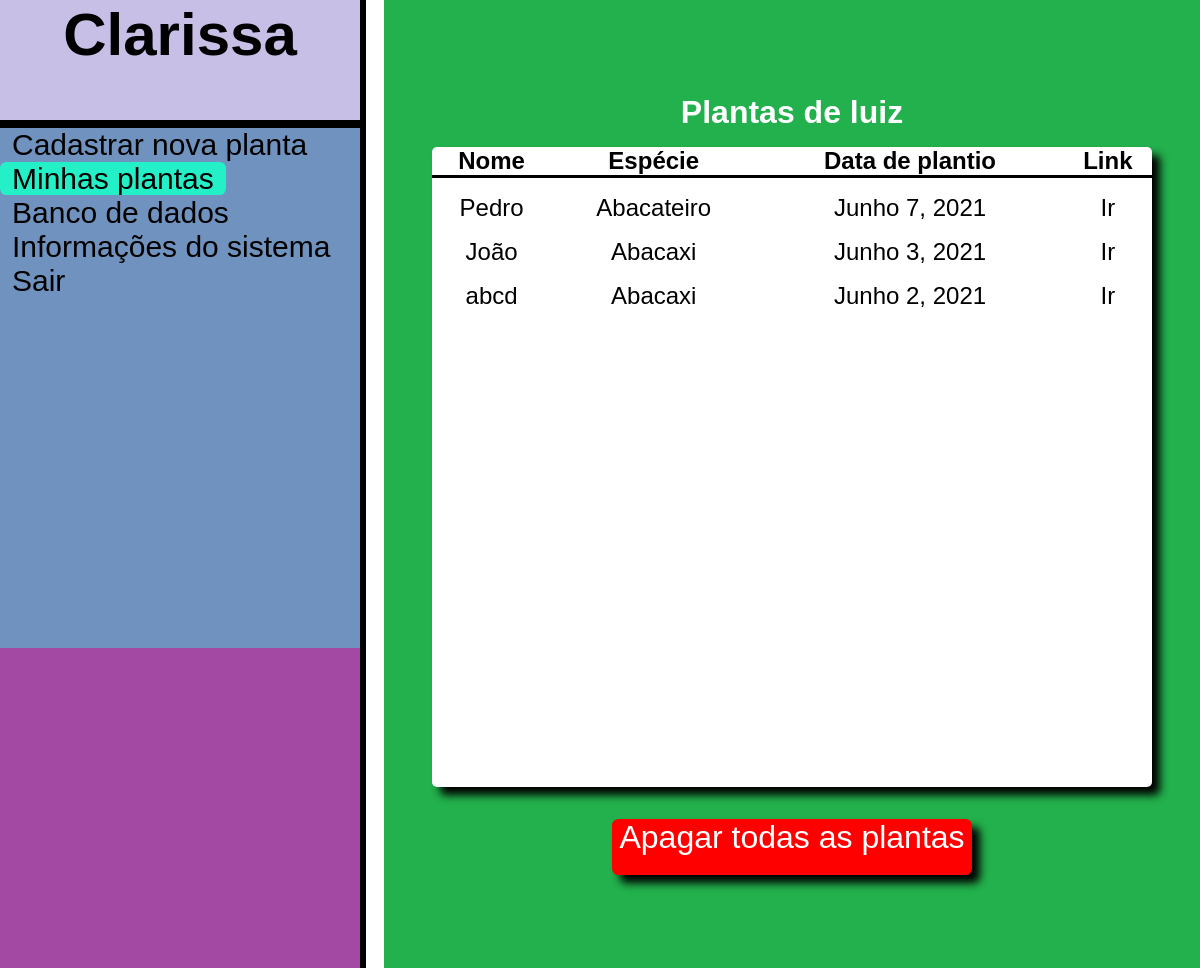
/minhas_plantas/ (signed in), run on an earlier commit of the app's database.
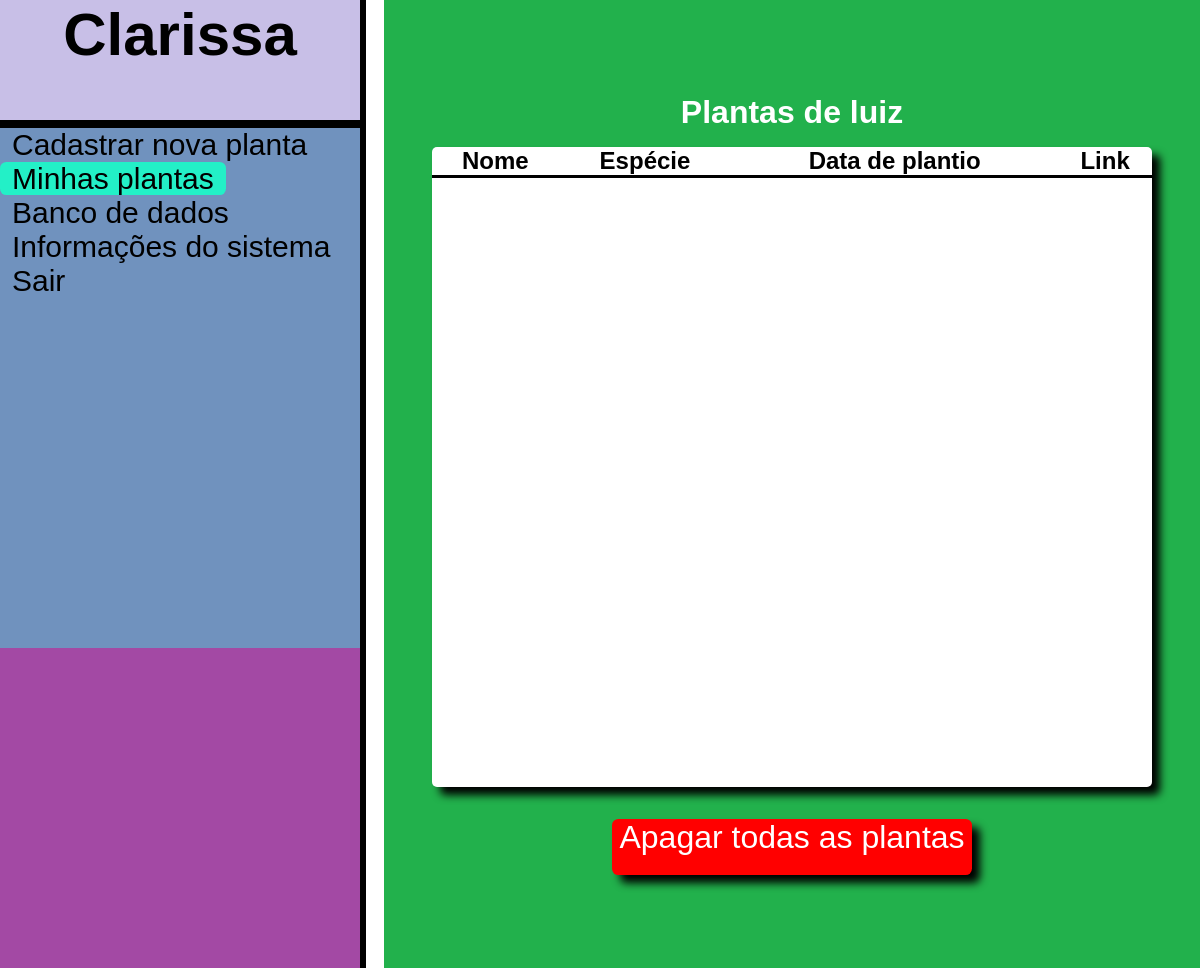
And on a later commit of the database.
### demo/models.py (models this page shows)
class Planta(models.Model):
    name=models.CharField(max_length=300, unique=True, blank=False)
    species=models.CharField(max_length=300,blank=False, unique=False)
    date=models.DateField(default=datetime.date(datetime.today()))
    image=models.ImageField(upload_to='Images', default='planta.png', blank=True, null=True)
    incidencia_solar=models.CharField(max_length=256, default='Sem dados')
    temperatura=models.CharField(max_length=256, default='Sem dados')
    umidade=models.CharField(max_length=256, default='Sem dados')
    usuario=models.ForeignKey(User, default=None,on_delete=models.CASCADE)

### pages/views.py (the view)
# urls.py: url(r'^minhas_plantas/$', views.minhas_plantas, name='minhas_plantas'),
@login_required(login_url='/accounts/login')
def minhas_plantas(request):
    minhas_plantas=Planta.objects.all().filter(usuario=request.user)
    return render(request,'minhas_plantas.html', {'plantas':minhas_plantas ,'user':request.user})

### templates/minhas_plantas.html (shortened to what this page needs)
<html lang="en">
<head>
    <link rel="stylesheet" href="/static/style.css">
    <link rel="stylesheet" href="/static/minhas_plantas.css">
</head>
<body>
    <div id="navbar">
        <div id="nav">
            <h1>Clarissa</h1>
        </div>
        <div id="left_bar">
            <a href="/nova_planta">Cadastrar nova planta </a>
            <p>
                <a href="/minhas_plantas" class="page">Minhas plantas </a>
            </p>
            <p>
                <a href="/banco_de_dados">Banco de dados </a>
            </p>
            <p>
                <a href="/informacoes">Informações do sistema</a>
            </p>
            <p>
                <a href="/accounts/logout">Sair</a>
            </p>
        </div>
        <div id="bottom_left"></div>
    </div>
    <div id="container" class="box">
        <h1 style="color: white; margin-bottom: 1rem;">Plantas de {{user}}</h1>
        <div id='square_table'>
            <table id="plantas">
                <tr>
                    <th>Nome</th>
                    <th>Espécie</th>
                    <th>Data de plantio</th>
                    <th>Link</th>
                </tr>
                    {% for planta in plantas %}
                    <tr>
                        <td> {{planta.name}} </td>
                        <td>{{planta.species}}</td>
                        <td>{{planta.date}}</td>
                        <td><a href="/dados_planta" onclick=' dadosPage("{{planta.name}}")'>Ir</a></td>
                    </tr>
                    {% endfor %}
            </table>
        </div>
        <a id="apagar_tudo" onclick="" href="/apagar">Apagar todas as plantas</a>
    </div>
</body>
</html>

### static/style.css (style rules this page uses)
* { margin: 0; padding: 0; font-family: Gill Sans, Gill Sans MT, Calibri, sans-serif; }
#navbar { float: left; }
#nav { border-right: 0.5vw solid black; border-bottom: 1vh solid black; background-color: #c8bfe7; text-align: center; width: 30vw; height: 15vh; }
#nav h1 { align-self: center; font-size: 5vw; }
#left_bar { width: 30vw; height: 65vh; background-color: #7092be; border-right: 0.5vw solid black; }
#left_bar a { font-size: 2.5vw; text-decoration: none; color: black; padding-left: 1vw; }
#bottom_left { height: 40vh; border-right: 0.5vw solid black; background-color: #a349a4; width: 30vw; }
#container { float: right; background-color: #22b14c; height: 121vh; width: 68vw; }
.page { background-color: #ADF6B1; background-color: #23f0c7; border-radius: 0.4rem; padding-right: 1vw; }

### static/minhas_plantas.css (style rules this page uses)
.box { display: flex; flex-direction: column; justify-content: center; align-items: center; }
#square_table { float: left; text-align: center; border-radius: 5px; height: 80vh; width: 60vw; background-color: white; box-shadow: 0.5rem 0.5rem 0.5rem black; }
table { width: 100%; font-size: 1.5rem; border-collapse: collapse; }
th { margin-top: 1rem; text-align: center; border-bottom: 0.2rem solid black; }
a { text-decoration: none; color: black; }
#apagar_tudo { margin-top: 2rem; text-align: center; border-radius: 0.4rem; width: 30vw; height: 7vh; font-size: 2rem; box-shadow: 0.5rem 0.5rem 0.5rem black; color: white; background-color: red; cursor: pointer; }

What changed in the data, as far as the page shows it:
removed Planta: name "Pedro", species "Abacateiro", date "Junho 7, 2021"
removed Planta: name "João", species "Abacaxi", date "Junho 3, 2021"
removed Planta: name "abcd", species "Abacaxi", date "Junho 2, 2021"
